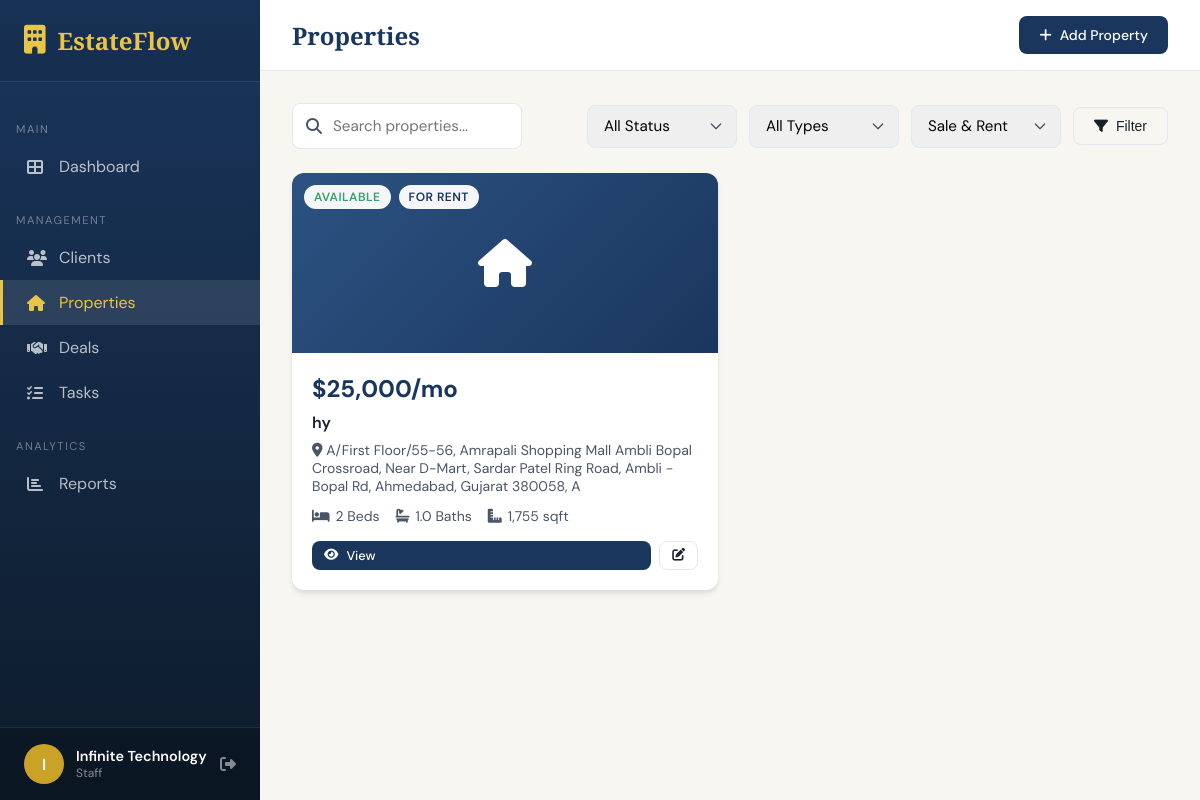
The app's page /properties (signed in) with its own data.
### app.py (models this page shows, shortened)
class User(UserMixin, db.Model):
    id = db.Column(db.Integer, primary_key=True)
    username = db.Column(db.String(80), unique=True, nullable=False)
    email = db.Column(db.String(120), unique=True, nullable=False)
    password_hash = db.Column(db.String(256), nullable=False)
    role = db.Column(db.String(20), default='staff')  # admin, manager, staff
    first_name = db.Column(db.String(50))
    last_name = db.Column(db.String(50))
    phone = db.Column(db.String(20))
    position = db.Column(db.String(50))  # e.g., Senior Agent, Junior Agent, etc.
    hire_date = db.Column(db.Date)
    commission_rate = db.Column(db.Float, default=3.0)
    is_active = db.Column(db.Boolean, default=True)
    avatar_color = db.Column(db.String(20), default='#1a365d')
    created_at = db.Column(db.DateTime, default=datetime.utcnow)
    created_by = db.Column(db.Integer, db.ForeignKey('user.id'))
    properties = db.relationship('Property', backref='agent', lazy=True, foreign_keys='Property.agent_id')
    clients = db.relationship('Client', backref='agent', lazy=True, foreign_keys='Client.agent_id')
    tasks = db.relationship('Task', backref='assigned_to', lazy=True, foreign_keys='Task.user_id')
    @property
    def full_name(self):
        if self.first_name and self.last_name:
            return f"{self.first_name} {self.last_name}"
        return self.username
    def is_admin(self):
        return self.role == 'admin'

class Property(db.Model):
    id = db.Column(db.Integer, primary_key=True)
    title = db.Column(db.String(200), nullable=False)
    property_type = db.Column(db.String(50))  # house, apartment, condo, land, commercial
    status = db.Column(db.String(20), default='available')  # available, pending, sold, rented
    listing_type = db.Column(db.String(20))  # sale, rent
    price = db.Column(db.Float, nullable=False)
    address = db.Column(db.String(200), nullable=False)
    city = db.Column(db.String(100))
    state = db.Column(db.String(50))
    zip_code = db.Column(db.String(20))
    bedrooms = db.Column(db.Integer)
    bathrooms = db.Column(db.Float)
    sqft = db.Column(db.Integer)
    lot_size = db.Column(db.Float)
    year_built = db.Column(db.Integer)
    description = db.Column(db.Text)
    features = db.Column(db.Text)  # JSON string of features
    image_url = db.Column(db.String(500))
    created_at = db.Column(db.DateTime, default=datetime.utcnow)
    updated_at = db.Column(db.DateTime, default=datetime.utcnow, onupdate=datetime.utcnow)
    agent_id = db.Column(db.Integer, db.ForeignKey('user.id'))
    deals = db.relationship('Deal', backref='property', lazy=True)
    showings = db.relationship('Showing', backref='property', lazy=True, cascade='all, delete-orphan')

### app.py (the view, shortened to what this page needs)
@app.route('/properties')
@login_required
def properties():
    status_filter = request.args.get('status', '')
    type_filter = request.args.get('type', '')
    listing_filter = request.args.get('listing', '')
    search = request.args.get('search', '')
    query = Property.query.filter_by(agent_id=current_user.id)
    if status_filter:
        query = query.filter_by(status=status_filter)
    if type_filter:
        query = query.filter_by(property_type=type_filter)
    if listing_filter:
        query = query.filter_by(listing_type=listing_filter)
    properties = query.order_by(Property.created_at.desc()).all()
    return render_template('properties.html', properties=properties)

### app.py (called while the page is built)
@login_manager.user_loader
def load_user(user_id):
    return User.query.get(int(user_id))

### templates/properties.html (shortened to what this page needs)
{% extends "base.html" %}
{% block content %}
<div class="top-bar">
    <h1 class="page-title">Properties</h1>
    <div class="top-actions">
        <a href="{{ url_for('add_property') }}" class="btn btn-primary">
            <i class="fas fa-plus"></i> Add Property
        </a>
    </div>
</div>
<div class="content-area">
    <form method="GET" class="filters">
        <div class="search-box">
            <i class="fas fa-search"></i>
            <input type="text" name="search" class="form-control" placeholder="Search properties..." value="{{ request.args.get('search', '') }}">
        </div>
        <select name="status" class="form-control" onchange="this.form.submit()">
            <option value="">All Status</option>
        </select>
        <select name="type" class="form-control" onchange="this.form.submit()">
            <option value="">All Types</option>
        </select>
        <select name="listing" class="form-control" onchange="this.form.submit()">
            <option value="">Sale & Rent</option>
        </select>
        <button type="submit" class="btn btn-outline">
            <i class="fas fa-filter"></i> Filter
        </button>
    </form>
    {% if properties %}
        <div style="display: grid; grid-template-columns: repeat(auto-fill, minmax(320px, 1fr)); gap: 24px;">
            {% for prop in properties %}
            <div class="property-card">
                <div class="property-image">
                    {% if prop.image_url %}
                        <img src="{{ prop.image_url }}" alt="{{ prop.title }}">
                    {% else %}
                        <i class="fas fa-home"></i>
                    {% endif %}
                    <div style="position: absolute; top: 12px; left: 12px; display: flex; gap: 8px;">
                        <span class="badge
                            {% if prop.status == 'available' %}badge-success
                            {% elif prop.status == 'pending' %}badge-warning
                            {% elif prop.status == 'sold' %}badge-primary
                            {% else %}badge-info{% endif %}"
                            style="background: rgba(255,255,255,0.95); backdrop-filter: blur(4px);">
                            {{ prop.status|capitalize }}
                        </span>
                        {% if prop.listing_type %}
                        <span class="badge badge-primary" style="background: rgba(255,255,255,0.95);">
                            For {{ prop.listing_type|capitalize }}
                        </span>
                        {% endif %}
                    </div>
                </div>
                <div class="property-info">
                    <div class="property-price">${{ '{:,.0f}'.format(prop.price) }}{% if prop.listing_type == 'rent' %}/mo{% endif %}</div>
                    <div class="property-title">{{ prop.title }}</div>
                    <div class="property-address">
                        <i class="fas fa-map-marker-alt"></i>
                        {{ prop.address }}{% if prop.city %}, {{ prop.city }}{% endif %}
                    </div>
                    <div class="property-features">
                        {% if prop.bedrooms %}
                        <span><i class="fas fa-bed"></i> {{ prop.bedrooms }} Beds</span>
                        {% endif %}
                        {% if prop.bathrooms %}
                        <span><i class="fas fa-bath"></i> {{ prop.bathrooms }} Baths</span>
                        {% endif %}
                        {% if prop.sqft %}
                        <span><i class="fas fa-ruler-combined"></i> {{ '{:,}'.format(prop.sqft) }} sqft</span>
                        {% endif %}
                    </div>
                    <div style="margin-top: 16px; display: flex; gap: 8px;">
                        <a href="{{ url_for('view_property', id=prop.id) }}" class="btn btn-sm btn-primary" style="flex: 1;">
                            <i class="fas fa-eye"></i> View
                        </a>
                        <a href="{{ url_for('edit_property', id=prop.id) }}" class="btn btn-sm btn-outline">
                            <i class="fas fa-edit"></i>
                        </a>
                    </div>
                </div>
            </div>
            {% endfor %}
        </div>
    {% endif %}
</div>
{% endblock %}

### templates/base.html (shortened to what this page needs)
<!DOCTYPE html>
<html lang="en">
<head>
    <link rel="stylesheet" href="https://cdnjs.cloudflare.com/ajax/libs/font-awesome/6.4.0/css/all.min.css">
</head>
<body>
    {% if current_user.is_authenticated %}
    <aside class="sidebar">
        <div class="sidebar-header">
            <div class="sidebar-logo">
                <i class="fas fa-building"></i>
                <span>EstateFlow</span>
            </div>
        </div>
        <nav class="sidebar-nav">
            <div class="nav-section">Main</div>
            <a href="{{ url_for('dashboard') }}" class="nav-link {% if request.endpoint == 'dashboard' %}active{% endif %}">
                <i class="fas fa-th-large"></i>
                <span>Dashboard</span>
            </a>
            <div class="nav-section">Management</div>
            <a href="{{ url_for('clients') }}" class="nav-link {% if 'client' in request.endpoint %}active{% endif %}">
                <i class="fas fa-users"></i>
                <span>Clients</span>
            </a>
            <a href="{{ url_for('properties') }}" class="nav-link {% if 'propert' in request.endpoint %}active{% endif %}">
                <i class="fas fa-home"></i>
                <span>Properties</span>
            </a>
            <a href="{{ url_for('deals') }}" class="nav-link {% if 'deal' in request.endpoint %}active{% endif %}">
                <i class="fas fa-handshake"></i>
                <span>Deals</span>
            </a>
            <a href="{{ url_for('tasks') }}" class="nav-link {% if 'task' in request.endpoint %}active{% endif %}">
                <i class="fas fa-tasks"></i>
                <span>Tasks</span>
            </a>
            <div class="nav-section">Analytics</div>
            <a href="{{ url_for('reports') }}" class="nav-link {% if request.endpoint == 'reports' %}active{% endif %}">
                <i class="fas fa-chart-bar"></i>
                <span>Reports</span>
            </a>
        </nav>
        <div class="sidebar-footer">
            <div class="user-info">
                <div class="user-avatar">{{ current_user.first_name[0]|upper if current_user.first_name else current_user.username[0]|upper }}</div>
                <div class="user-details">
                    <div class="user-name">{{ current_user.full_name }}</div>
                    <div class="user-role">{{ current_user.role|capitalize }}</div>
                </div>
                <a href="{{ url_for('logout') }}" title="Logout" style="color: rgba(255,255,255,0.5);">
                    <i class="fas fa-sign-out-alt"></i>
                </a>
            </div>
        </div>
    </aside>
    {% endif %}
    <main class="main-content" {% if not current_user.is_authenticated %}style="margin-left: 0;"{% endif %}>
        {% block content %}{% endblock %}
    </main>
</body>
</html>

### templates/properties.html (style rules this page uses)
.property-image { position: relative; }

### records on screen
User: first_name "I", full_name "Infinite Technology", role "Staff"
Property: status "AVAILABLE", listing_type "RENT", price "25,000", shows "/mo", title "hy", address "A/First Floor/55-56, Amrapali Shopping Mall Ambli Bopal Crossroad, Near D-Mart, Sardar Patel Ring Road, Ambli - Bopal Rd, Ahmedabad, Gujarat 380058", city "A", bedrooms "2", bathrooms "1.0", sqft "1,755"
